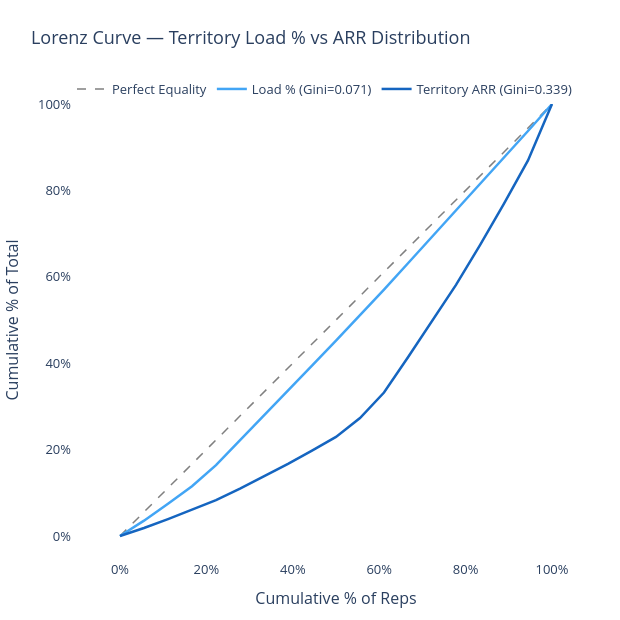

Notebook cell for this chart:
### Markdown cell above
## 5. Lorenz Curve — Territory Inequality Visualised

### Code cell
def lorenz_curve(values):
    values = np.sort(np.array(values, dtype=float))
    n = len(values)
    cumulative = np.cumsum(values)
    lorenz = np.concatenate([[0], cumulative / cumulative[-1]])
    uniform = np.linspace(0, 1, n + 1)
    return uniform, lorenz

x_load, y_load = lorenz_curve(rebalanced["load_pct"].values)
x_arr,  y_arr  = lorenz_curve(rebalanced["territory_arr"].values)

fig = go.Figure()

# Perfect equality line
fig.add_trace(go.Scatter(
    x=[0, 1], y=[0, 1],
    mode="lines",
    name="Perfect Equality",
    line=dict(color="grey", dash="dash", width=1.5)
))

# Load % Lorenz curve
fig.add_trace(go.Scatter(
    x=x_load, y=y_load,
    mode="lines",
    name=f"Load % (Gini={0.071:.3f})",
    line=dict(color="#42A5F5", width=2.5)
))

# Territory ARR Lorenz curve
fig.add_trace(go.Scatter(
    x=x_arr, y=y_arr,
    mode="lines",
    name=f"Territory ARR (Gini={0.339:.3f})",
    line=dict(color="#1565C0", width=2.5)
))

fig.update_layout(
    title=dict(text="Lorenz Curve — Territory Load % vs ARR Distribution", y=0.95),
    xaxis=dict(title="Cumulative % of Reps", tickformat=".0%"),
    yaxis=dict(title="Cumulative % of Total", tickformat=".0%", scaleanchor="x", scaleratio=1),
    width=620,
    height=620,
    margin=dict(t=80, b=60, l=60, r=20),
    font=dict(size=13),
    plot_bgcolor="white",
    paper_bgcolor="white",
    legend=dict(orientation="h", yanchor="bottom", y=0.95, x=0)
)

fig.show()
fig.write_image("../outputs/04_lorenz_curve.png", width=620, height=620, scale=2)
print("Saved: ../outputs/04_lorenz_curve.png")

### Figure 1 — Plotly figure (JSON) as saved in the notebook; plotly's stock layout.template omitted (floating-point values rounded to 4 significant figures)
{"data": [{"line": {"color": "grey", "dash": "dash", "width": 1.5}, "mode": "lines", "name": "Perfect Equality", "type": "scatter", "x": [0, 1], "y": [0, 1]}, {"line": {"color": "#42A5F5", "width": 2.5}, "mode": "lines", "name": "Load % (Gini=0.071)", "type": "scatter", "x": [0.0, 0.05556, 0.1111, 0.1667, 0.2222, 0.2778, 0.3333, 0.3889, 0.4444, 0.5, 0.5556, 0.6111, 0.6667, 0.7222, 0.7778, 0.8333, 0.8889, 0.9444, 1.0], "y": [0.0, 0.03554, 0.07459, 0.1154, 0.1641, 0.2211, 0.2787, 0.3366, 0.3946, 0.4525, 0.5109, 0.5706, 0.6314, 0.6923, 0.7532, 0.8141, 0.8758, 0.9375, 1.0]}, {"line": {"color": "#1565C0", "width": 2.5}, "mode": "lines", "name": "Territory ARR (Gini=0.339)", "type": "scatter", "x": [0.0, 0.05556, 0.1111, 0.1667, 0.2222, 0.2778, 0.3333, 0.3889, 0.4444, 0.5, 0.5556, 0.6111, 0.6667, 0.7222, 0.7778, 0.8333, 0.8889, 0.9444, 1.0], "y": [0.0, 0.01842, 0.03921, 0.06035, 0.08281, 0.1098, 0.1376, 0.1669, 0.1976, 0.2295, 0.2731, 0.3321, 0.4138, 0.4961, 0.5814, 0.6733, 0.7694, 0.8694, 1.0]}], "layout": {"font": {"size": 13}, "height": 620, "legend": {"orientation": "h", "x": 0, "y": 0.95, "yanchor": "bottom"}, "margin": {"b": 60, "l": 60, "r": 20, "t": 80}, "paper_bgcolor": "white", "plot_bgcolor": "white", "title": {"text": "Lorenz Curve — Territory Load % vs ARR Distribution", "y": 0.95}, "width": 620, "xaxis": {"tickformat": ".0%", "title": {"text": "Cumulative % of Reps"}}, "yaxis": {"scaleanchor": "x", "scaleratio": 1, "tickformat": ".0%", "title": {"text": "Cumulative % of Total"}}}}
